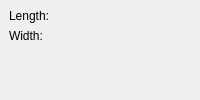
        <widget class="QWidget" name="page0_plane">
         <layout class="QGridLayout">
          <property name="margin">
           <number>9</number>
          </property>
          <property name="spacing">
           <number>6</number>
          </property>
          <item row="0" column="0">
           <layout class="QGridLayout">
            <property name="margin">
             <number>0</number>
            </property>
            <property name="spacing">
             <number>6</number>
            </property>
            <item row="0" column="2">
             <widget class="Gui::QuantitySpinBox" name="planeLength">
              <property name="unit" stdset="0">
               <string notr="true">mm</string>
              </property>
              <property name="value">
               <double>10.000000000000000</double>
              </property>
             </widget>
            </item>
            <item row="1" column="0">
             <widget class="QLabel" name="textLabel3_2">
              <property name="text">
               <string>Width:</string>
              </property>
             </widget>
            </item>
            <item row="0" column="0">
             <widget class="QLabel" name="textLabel2_2">
              <property name="text">
               <string>Length:</string>
              </property>
             </widget>
            </item>
            <item row="1" column="2">
             <widget class="Gui::QuantitySpinBox" name="planeWidth">
              <property name="unit" stdset="0">
               <string notr="true">mm</string>
              </property>
              <property name="value">
               <double>10.000000000000000</double>
              </property>
             </widget>
            </item>
           </layout>
          </item>
          <item row="1" column="0">
           <spacer>
            <property name="orientation">
             <enum>Qt::Vertical</enum>
            </property>
            <property name="sizeHint" stdset="0">
             <size>
              <width>20</width>
              <height>40</height>
             </size>
            </property>
           </spacer>
          </item>
         </layout>
        </widget>
